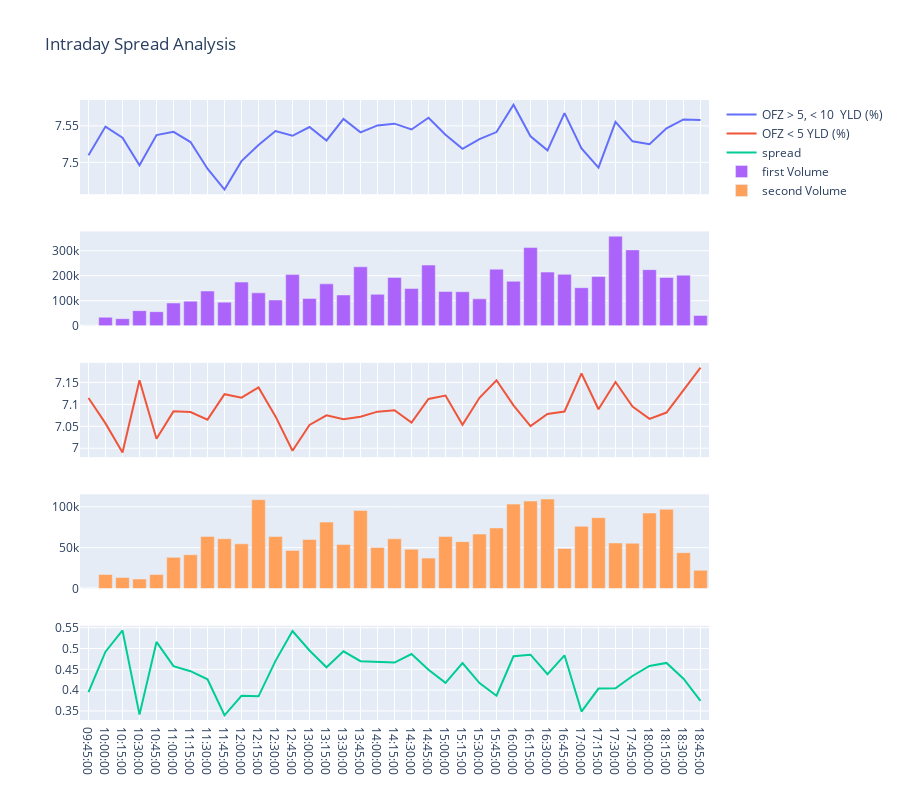

Write notebook code for a chart like this one.
### Code cell
first = OFZ_5
second = OFZ5_10

first['trade_timestamp'] = pd.to_datetime(first['trade_timestamp'])
first['Date'] = first['trade_timestamp'].apply(lambda x: x.to_pydatetime().date())
first['Time'] = first['trade_timestamp'].apply(lambda x: x.to_pydatetime().time())
first = first.set_index('Date')

second['trade_timestamp'] = pd.to_datetime(second['trade_timestamp'])
second['Date'] = second['trade_timestamp'].apply(lambda x: x.to_pydatetime().date())
second['Time'] = second['trade_timestamp'].apply(lambda x: x.to_pydatetime().time())
second = second.set_index('Date')

df = pd.merge(first.set_index('trade_timestamp').resample('15Min').agg({'price':'ohlc', 'size':'sum'}), 
         second.set_index('trade_timestamp').resample('15Min').agg({'price':'ohlc', 'size':'sum'}), left_index=True, right_index=True)
#df = df.fillna(method='ffill')
df = df.dropna()

df['time'] = df.index.time
df['date'] = df.index.date
df = df.groupby('time').mean().dropna()

fig = make_subplots(rows=5, cols=1, shared_xaxes=True)

fig.append_trace(go.Scatter(x=df.index, y=df.price_x.close, name='OFZ > 5, < 10  YLD (%)'), row=1,col=1)

fig.append_trace(go.Scatter(x=df.index, y=df.price_y.close, name='OFZ < 5 YLD (%)'), row=3,col=1)

fig.append_trace(go.Scatter(x=df.index, y=df.price_x.close -df.price_y.close, name='spread'), row=5,col=1)

fig.append_trace(go.Bar(x=df.index, y=df.size_x.size_x, name='first Volume'), row=2,col=1)
fig.append_trace(go.Bar(x=df.index, y=df.size_y.size_y, name='second Volume'), row=4,col=1)



fig.update_layout(
    height=800,
#    showlegend=False,
    title_text='Intraday Spread Analysis',
)

fig.show()

### Figure 1 — Plotly figure (JSON) as saved in the notebook; plotly's stock layout.template omitted (floating-point values rounded to 4 significant figures)
{"data": [{"name": "OFZ > 5, < 10  YLD (%)", "type": "scatter", "x": ["09:45:00", "10:00:00", "10:15:00", "10:30:00", "10:45:00", "11:00:00", "11:15:00", "11:30:00", "11:45:00", "12:00:00", "12:15:00", "12:30:00", "12:45:00", "13:00:00", "13:15:00", "13:30:00", "13:45:00", "14:00:00", "14:15:00", "14:30:00", "14:45:00", "15:00:00", "15:15:00", "15:30:00", "15:45:00", "16:00:00", "16:15:00", "16:30:00", "16:45:00", "17:00:00", "17:15:00", "17:30:00", "17:45:00", "18:00:00", "18:15:00", "18:30:00", "18:45:00"], "xaxis": "x", "y": [7.51, 7.549, 7.534, 7.496, 7.537, 7.542, 7.528, 7.491, 7.463, 7.502, 7.524, 7.543, 7.536, 7.548, 7.53, 7.559, 7.541, 7.551, 7.553, 7.545, 7.561, 7.538, 7.518, 7.532, 7.541, 7.579, 7.536, 7.516, 7.567, 7.519, 7.493, 7.555, 7.529, 7.525, 7.547, 7.559, 7.558], "yaxis": "y"}, {"name": "OFZ < 5 YLD (%)", "type": "scatter", "x": ["09:45:00", "10:00:00", "10:15:00", "10:30:00", "10:45:00", "11:00:00", "11:15:00", "11:30:00", "11:45:00", "12:00:00", "12:15:00", "12:30:00", "12:45:00", "13:00:00", "13:15:00", "13:30:00", "13:45:00", "14:00:00", "14:15:00", "14:30:00", "14:45:00", "15:00:00", "15:15:00", "15:30:00", "15:45:00", "16:00:00", "16:15:00", "16:30:00", "16:45:00", "17:00:00", "17:15:00", "17:30:00", "17:45:00", "18:00:00", "18:15:00", "18:30:00", "18:45:00"], "xaxis": "x3", "y": [7.114, 7.057, 6.991, 7.155, 7.022, 7.084, 7.082, 7.065, 7.123, 7.115, 7.139, 7.072, 6.994, 7.053, 7.075, 7.066, 7.072, 7.083, 7.087, 7.058, 7.112, 7.12, 7.053, 7.115, 7.155, 7.098, 7.051, 7.078, 7.084, 7.17, 7.089, 7.151, 7.095, 7.067, 7.081, 7.131, 7.184], "yaxis": "y3"}, {"name": "spread", "type": "scatter", "x": ["09:45:00", "10:00:00", "10:15:00", "10:30:00", "10:45:00", "11:00:00", "11:15:00", "11:30:00", "11:45:00", "12:00:00", "12:15:00", "12:30:00", "12:45:00", "13:00:00", "13:15:00", "13:30:00", "13:45:00", "14:00:00", "14:15:00", "14:30:00", "14:45:00", "15:00:00", "15:15:00", "15:30:00", "15:45:00", "16:00:00", "16:15:00", "16:30:00", "16:45:00", "17:00:00", "17:15:00", "17:30:00", "17:45:00", "18:00:00", "18:15:00", "18:30:00", "18:45:00"], "xaxis": "x5", "y": [0.3953, 0.4924, 0.5433, 0.3412, 0.5158, 0.4577, 0.4454, 0.4261, 0.3396, 0.3863, 0.3851, 0.4704, 0.542, 0.4952, 0.4549, 0.4932, 0.4694, 0.4672, 0.4663, 0.4866, 0.4489, 0.4176, 0.465, 0.4169, 0.3866, 0.4814, 0.4851, 0.4383, 0.4837, 0.3486, 0.4037, 0.4046, 0.4339, 0.458, 0.4653, 0.4275, 0.3742], "yaxis": "y5"}, {"name": "first Volume", "type": "bar", "x": ["09:45:00", "10:00:00", "10:15:00", "10:30:00", "10:45:00", "11:00:00", "11:15:00", "11:30:00", "11:45:00", "12:00:00", "12:15:00", "12:30:00", "12:45:00", "13:00:00", "13:15:00", "13:30:00", "13:45:00", "14:00:00", "14:15:00", "14:30:00", "14:45:00", "15:00:00", "15:15:00", "15:30:00", "15:45:00", "16:00:00", "16:15:00", "16:30:00", "16:45:00", "17:00:00", "17:15:00", "17:30:00", "17:45:00", "18:00:00", "18:15:00", "18:30:00", "18:45:00"], "xaxis": "x2", "y": [194.9, 33760.0, 28160.0, 60160.0, 56090.0, 90880.0, 98260.0, 138800.0, 94260.0, 174700.0, 131500.0, 102900.0, 204700.0, 109000.0, 167500.0, 123000.0, 236000.0, 125600.0, 192900.0, 148900.0, 242800.0, 136900.0, 136000.0, 107400.0, 226500.0, 178000.0, 313100.0, 214800.0, 205600.0, 152200.0, 196800.0, 358700.0, 303700.0, 224500.0, 193100.0, 202300.0, 41060.0], "yaxis": "y2"}, {"name": "second Volume", "type": "bar", "x": ["09:45:00", "10:00:00", "10:15:00", "10:30:00", "10:45:00", "11:00:00", "11:15:00", "11:30:00", "11:45:00", "12:00:00", "12:15:00", "12:30:00", "12:45:00", "13:00:00", "13:15:00", "13:30:00", "13:45:00", "14:00:00", "14:15:00", "14:30:00", "14:45:00", "15:00:00", "15:15:00", "15:30:00", "15:45:00", "16:00:00", "16:15:00", "16:30:00", "16:45:00", "17:00:00", "17:15:00", "17:30:00", "17:45:00", "18:00:00", "18:15:00", "18:30:00", "18:45:00"], "xaxis": "x4", "y": [86.17, 17250.0, 13550.0, 11680.0, 17140.0, 38200.0, 41370.0, 63810.0, 60880.0, 54710.0, 108700.0, 63660.0, 46600.0, 60030.0, 81290.0, 54020.0, 95610.0, 50210.0, 60870.0, 48110.0, 37250.0, 63830.0, 57400.0, 66710.0, 74100.0, 103300.0, 107000.0, 109500.0, 48990.0, 76090.0, 86720.0, 55800.0, 55400.0, 92400.0, 96950.0, 43910.0, 22330.0], "yaxis": "y4"}], "layout": {"height": 800, "title": {"text": "Intraday Spread Analysis"}, "xaxis": {"anchor": "y", "domain": [0, 1], "matches": "x5", "showticklabels": false}, "xaxis2": {"anchor": "y2", "domain": [0, 1], "matches": "x5", "showticklabels": false}, "xaxis3": {"anchor": "y3", "domain": [0, 1], "matches": "x5", "showticklabels": false}, "xaxis4": {"anchor": "y4", "domain": [0, 1], "matches": "x5", "showticklabels": false}, "xaxis5": {"anchor": "y5", "domain": [0, 1]}, "yaxis": {"anchor": "x", "domain": [0.848, 1]}, "yaxis2": {"anchor": "x2", "domain": [0.636, 0.788]}, "yaxis3": {"anchor": "x3", "domain": [0.424, 0.576]}, "yaxis4": {"anchor": "x4", "domain": [0.212, 0.364]}, "yaxis5": {"anchor": "x5", "domain": [0, 0.152]}}}
